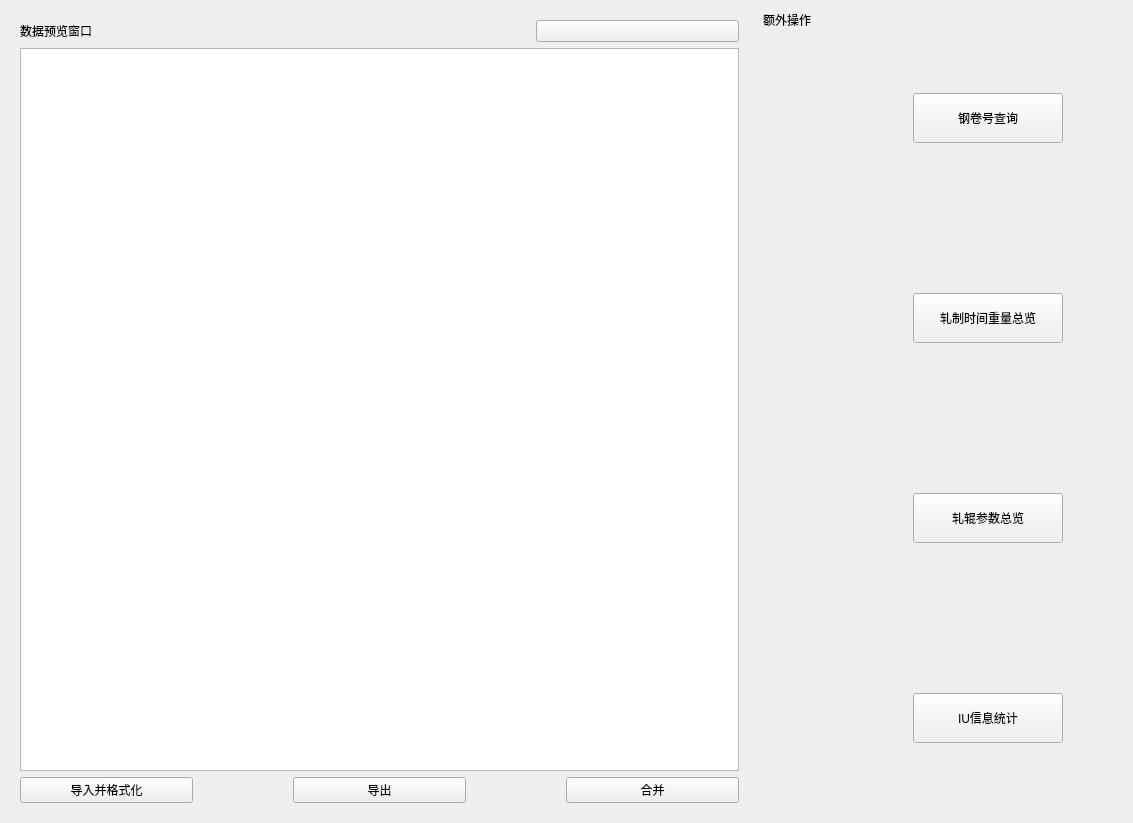
<?xml version="1.0" encoding="UTF-8"?>
<ui version="4.0">
 <class>RollingInterfaceMain</class>
 <widget class="QWidget" name="RollingInterfaceMain">
  <property name="geometry">
   <rect>
    <x>0</x>
    <y>0</y>
    <width>1133</width>
    <height>823</height>
   </rect>
  </property>
  <property name="windowTitle">
   <string>Form</string>
  </property>
  <layout class="QHBoxLayout" name="horizontalLayout_2" stretch="2,1">
   <item>
    <widget class="CardWidget" name="CardWidget">
     <layout class="QVBoxLayout" name="verticalLayout">
      <item>
       <layout class="QGridLayout" name="gridLayout">
        <item row="0" column="0">
         <widget class="SubtitleLabel" name="SubtitleLabel">
          <property name="text">
           <string>数据预览窗口</string>
          </property>
         </widget>
        </item>
        <item row="0" column="1">
         <spacer name="horizontalSpacer">
          <property name="orientation">
           <enum>Qt::Horizontal</enum>
          </property>
          <property name="sizeType">
           <enum>QSizePolicy::Maximum</enum>
          </property>
          <property name="sizeHint" stdset="0">
           <size>
            <width>300</width>
            <height>20</height>
           </size>
          </property>
         </spacer>
        </item>
        <item row="0" column="2">
         <widget class="ComboBox" name="ComboBox"/>
        </item>
        <item row="1" column="0" colspan="3">
         <widget class="TableView" name="TableView"/>
        </item>
       </layout>
      </item>
      <item>
       <layout class="QHBoxLayout" name="horizontalLayout">
        <property name="spacing">
         <number>100</number>
        </property>
        <item>
         <widget class="PushButton" name="importPushButton">
          <property name="text">
           <string>导入并格式化</string>
          </property>
         </widget>
        </item>
        <item>
         <widget class="PushButton" name="exportPushButton">
          <property name="text">
           <string>导出</string>
          </property>
         </widget>
        </item>
        <item>
         <widget class="PushButton" name="mergePushButton">
          <property name="text">
           <string>合并</string>
          </property>
         </widget>
        </item>
       </layout>
      </item>
     </layout>
    </widget>
   </item>
   <item>
    <widget class="CardWidget" name="CardWidget_2">
     <layout class="QGridLayout" name="gridLayout_3">
      <property name="topMargin">
       <number>0</number>
      </property>
      <property name="verticalSpacing">
       <number>50</number>
      </property>
      <item row="0" column="0">
       <widget class="SubtitleLabel" name="SubtitleLabel_3">
        <property name="sizePolicy">
         <sizepolicy hsizetype="Preferred" vsizetype="Preferred">
          <horstretch>0</horstretch>
          <verstretch>0</verstretch>
         </sizepolicy>
        </property>
        <property name="text">
         <string>额外操作</string>
        </property>
        <property name="alignment">
         <set>Qt::AlignLeading|Qt::AlignLeft|Qt::AlignTop</set>
        </property>
       </widget>
      </item>
      <item row="0" column="1">
       <spacer name="horizontalSpacer_2">
        <property name="orientation">
         <enum>Qt::Horizontal</enum>
        </property>
        <property name="sizeHint" stdset="0">
         <size>
          <width>252</width>
          <height>20</height>
         </size>
        </property>
       </spacer>
      </item>
      <item row="1" column="0" colspan="2">
       <layout class="QGridLayout" name="gridLayout_2" rowstretch="1,1,1,1">
        <property name="bottomMargin">
         <number>60</number>
        </property>
        <property name="verticalSpacing">
         <number>150</number>
        </property>
        <item row="0" column="0">
         <widget class="IconWidget" name="IconWidget_6">
          <property name="minimumSize">
           <size>
            <width>50</width>
            <height>50</height>
           </size>
          </property>
          <property name="maximumSize">
           <size>
            <width>50</width>
            <height>16777215</height>
           </size>
          </property>
          <property name="icon">
           <iconset resource="../../../qtResource/resource.qrc">
            <normaloff>:/icons/icons/查询.png</normaloff>:/icons/icons/查询.png</iconset>
          </property>
         </widget>
        </item>
        <item row="0" column="1">
         <widget class="PrimaryPushButton" name="searchPushButton">
          <property name="minimumSize">
           <size>
            <width>150</width>
            <height>50</height>
           </size>
          </property>
          <property name="maximumSize">
           <size>
            <width>150</width>
            <height>16777215</height>
           </size>
          </property>
          <property name="toolTip">
           <string>导入单个酸轧在线判定表</string>
          </property>
          <property name="text">
           <string>钢卷号查询</string>
          </property>
         </widget>
        </item>
        <item row="1" column="0">
         <widget class="IconWidget" name="IconWidget_7">
          <property name="minimumSize">
           <size>
            <width>50</width>
            <height>50</height>
           </size>
          </property>
          <property name="maximumSize">
           <size>
            <width>50</width>
            <height>16777215</height>
           </size>
          </property>
          <property name="icon">
           <iconset resource="../../../qtResource/resource.qrc">
            <normaloff>:/icons/icons/跟踪.png</normaloff>:/icons/icons/跟踪.png</iconset>
          </property>
         </widget>
        </item>
        <item row="1" column="1">
         <widget class="PrimaryPushButton" name="rollingInfoPushButton">
          <property name="minimumSize">
           <size>
            <width>150</width>
            <height>50</height>
           </size>
          </property>
          <property name="maximumSize">
           <size>
            <width>150</width>
            <height>16777215</height>
           </size>
          </property>
          <property name="toolTip">
           <string>导入单个酸轧在线判定表</string>
          </property>
          <property name="text">
           <string>轧制时间重量总览</string>
          </property>
         </widget>
        </item>
        <item row="2" column="0">
         <widget class="IconWidget" name="IconWidget_8">
          <property name="minimumSize">
           <size>
            <width>50</width>
            <height>50</height>
           </size>
          </property>
          <property name="maximumSize">
           <size>
            <width>50</width>
            <height>16777215</height>
           </size>
          </property>
          <property name="icon">
           <iconset resource="../../../qtResource/resource.qrc">
            <normaloff>:/icons/icons/冷轧.png</normaloff>:/icons/icons/冷轧.png</iconset>
          </property>
         </widget>
        </item>
        <item row="2" column="1">
         <widget class="PrimaryPushButton" name="rollerInfoPushButton">
          <property name="minimumSize">
           <size>
            <width>150</width>
            <height>50</height>
           </size>
          </property>
          <property name="maximumSize">
           <size>
            <width>150</width>
            <height>16777215</height>
           </size>
          </property>
          <property name="toolTip">
           <string>导入单个酸轧在线判定表</string>
          </property>
          <property name="text">
           <string>轧辊参数总览</string>
          </property>
         </widget>
        </item>
        <item row="3" column="0">
         <widget class="IconWidget" name="IconWidget_10">
          <property name="minimumSize">
           <size>
            <width>50</width>
            <height>50</height>
           </size>
          </property>
          <property name="maximumSize">
           <size>
            <width>50</width>
            <height>16777215</height>
           </size>
          </property>
          <property name="icon">
           <iconset resource="../../../qtResource/resource.qrc">
            <normaloff>:/icons/icons/板形分析.png</normaloff>:/icons/icons/板形分析.png</iconset>
          </property>
         </widget>
        </item>
        <item row="3" column="1">
         <widget class="PrimaryPushButton" name="iuInfoPushButton">
          <property name="minimumSize">
           <size>
            <width>150</width>
            <height>50</height>
           </size>
          </property>
          <property name="maximumSize">
           <size>
            <width>150</width>
            <height>16777215</height>
           </size>
          </property>
          <property name="toolTip">
           <string>导入单个酸轧在线判定表</string>
          </property>
          <property name="text">
           <string>IU信息统计</string>
          </property>
         </widget>
        </item>
       </layout>
      </item>
     </layout>
    </widget>
   </item>
  </layout>
 </widget>
 <customwidgets>
  <customwidget>
   <class>ComboBox</class>
   <extends>QPushButton</extends>
   <header>qfluentwidgets</header>
  </customwidget>
  <customwidget>
   <class>PushButton</class>
   <extends>QPushButton</extends>
   <header>qfluentwidgets</header>
  </customwidget>
  <customwidget>
   <class>PrimaryPushButton</class>
   <extends>PushButton</extends>
   <header>qfluentwidgets</header>
  </customwidget>
  <customwidget>
   <class>IconWidget</class>
   <extends>QWidget</extends>
   <header>qfluentwidgets</header>
  </customwidget>
  <customwidget>
   <class>CardWidget</class>
   <extends>QFrame</extends>
   <header>qfluentwidgets</header>
   <container>1</container>
  </customwidget>
  <customwidget>
   <class>SubtitleLabel</class>
   <extends>QLabel</extends>
   <header>qfluentwidgets</header>
  </customwidget>
  <customwidget>
   <class>TableView</class>
   <extends>QTableView</extends>
   <header>qfluentwidgets</header>
  </customwidget>
 </customwidgets>
 <resources>
  <include location="../../../qtResource/resource.qrc"/>
 </resources>
 <connections/>
</ui>
